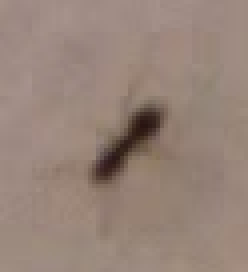
#> input picture gui/colleditor/test2.png, 62 x 68 px (shown 4 times larger)
$ python -i helper.py   (imports and definitions only)   (Python 2 division)
#> lines starting #> are read from the running program, lines starting #| are printed output that depends on the picture; after the words box and inside, x2 and y2 are one past the last pixel; in counts of white or black regions, pixels touching at a corner belong together
import cv2
import numpy as np
from sklearn.ensemble import RandomForestClassifier
from skimage.transform import pyramid_gaussian
import scipy.ndimage
import time


class Helper:
    def __init__(self, image, num=3, scale=2):
        self.pyramid = None
        self.images = None
        self.image = None
        self.edges = None
        self.shiftx = None
        self.shifty = None
        self.avg = None
        self.maxs = None
        self.mins = None
        self.diff = None
        self.bg = None
        self.gr = None
        self.rb = None
        self.h = None
        self.w = None
        self.num = num
        self.scale = scale

        # these arrays contain learning data from previous frames
        # after confirming selection on a frame, temporary data is copied here
        self.X = []  # X is a list of tuples, each tuple contains N properties of a pixel, eg (r, g, b)
        self.y = []  # y is a list of class ids, and contains class data for tuples in X respectively

        # these arrays are used to store learn data from current frame
        # they are recreated from scratch with every action
        # after confirming selection, it's copied to permanent storage (self.X and self.y)
        self.Xtmp = []
        self.ytmp = []

        self.rfc = None
        self.unused = [] # list of features that are currently ignored
        self.set_image(image)

    def set_image(self, image):
        """
        Sets a new image, computes all features on the new images and prepares to use it in classification.
        To preserve RFC training data from previous images, use "helper.update_xy()"
        :param image: new image
        :return: None
        """
        self.image = image  # original image
        self.h, self.w, c = self.image.shape

        # images are stored in lists with len corresponding to pyramid height
        # index 0 contains data obtained from largest image, all other indices contain data from scaled images
        #     but are expanded again to match original image size
        self.pyramid = self.make_pyramid()  # source image in all scales

        self.images = self.get_images()  # original images from pyramid, but expanded (result looks blurry)

        self.edges = self.get_edges()  # canny edge detector, rescaled to largest image

        self.shiftx = self.get_shift(shift_x=2, shift_y=0)  # diff from shifted images, rescaled
        self.shifty = self.get_shift(shift_x=0, shift_y=2)

        self.avg = self.get_avg()  # average value on each pixel, rescaled

        self.maxs, self.mins, self.diff = self.get_dif()

        self.bg = self.get_cdiff(0, 1)  # channel difs, rescaled
        self.gr = self.get_cdiff(1, 2)
        self.rb = self.get_cdiff(2, 0)

    # [163 lines left out: functions get_data, train, predict, train_raw_, get_features, update_xy and 1 more, not called in this run]

    def make_pyramid(self):
        """
        Creates an image pyramid from current image
        :return: pyramid
        """
        result = []
        layers = self.num
        for (i, resized) in enumerate(pyramid_gaussian(self.image, downscale=self.scale)):
            if layers <= 0:  # stop when all layers are ready
                break
            layers -= 1

            # images are created as RGB 0.0 - 1.0 floats and need to be converted to 0-255 np.uint8
            foo = resized * 255
            bar = foo.astype(np.uint8)
            result.append(bar)
        return result

    def get_images(self):
        """
        Creates a set of RGB images from the pyramid, and rescales them to their original
        Therefore, higher layers have worst quality and bigger "pixels"
        :return: rescaled images from pyramid
        """
        result = []
        for i in range(0, len(self.pyramid)):
            result.append(self.get_scaled(self.pyramid[i], i))
        return result

    def get_blur(self, blur=33):
        """
        Creates blurred images. They are kept in their original pyramid shape (not rescaled)
        :param blur: blur kernel (33 by default)
        :return: blurred pyramid
        """
        result = []
        for i in range(0, len(self.pyramid)):
            result.append(cv2.GaussianBlur(self.pyramid[i], (blur, blur), 0))
        return result

    def get_edges(self, param_1=0, param_2=37):
        """
        Finds edges on pyramid images
        :param param_1: Canny filter first parameter
        :param param_2: Canny filter second parameter
        :return: list of images with edges - rescaled to original shape
        """

        blur_image = self.get_blur()   # blurred images pyramid (different scales!)
        result = []
        # find edges on the blurred image
        for i in range(0, len(self.pyramid)):
            canny = cv2.Canny(blur_image[i], param_1, param_2)
            result.append(self.get_scaled(canny, i))
        return result

    def get_shift(self, shift_x=2, shift_y=2):
        """
        Shifts all images in the pyramid.
        :param shift_x: 2 by default
        :param shift_y: 2 by default
        :return: Shifted imaged, rescaled to original dimensions
        """
        result = []
        for i in range(0, len(self.pyramid)):
            shifted = get_shift_im(self.pyramid[i], shift_x=shift_x, shift_y=shift_y)
            result.append(self.get_scaled(shifted, i))
        return result

    # [60 lines left out: functions get_avg, get_dif, get_cdiff, not called in this run]

    def get_scaled(self, im, i):
        """
        Scales the image to its original size
        :param im: small image
        :param i: pyramid layer
        :return: scaled image
        """
        s = self.scale ** i
        if len(im.shape) == 2:
            # all images must have 3 dimensions to be scaled successfully
            w, h = im.shape
            im.shape = ((w, h, 1))
        im = np.asarray(im, dtype=np.uint8)
        return cv2.resize(im, (self.w, self.h))


def get_shift_im(im, shift_x=2, shift_y=2):
    """
    Shifts the one given image in the given direction
    :param im: source image
    :param shift_x: X-axis pixel shift (2 by default)
    :param shift_y: y-axis pixel shift (2 by default)
    :return: gray scale shifted image
    """
    w, h, c = im.shape

    # create shift matrix
    M = np.float32([[1, 0, shift_x], [0, 1, shift_y]])
    # apply shift matrix
    img2 = cv2.warpAffine(im, M, (h, w))
    img2 = cv2.cvtColor(img2, cv2.COLOR_BGR2GRAY)

    return img2


# [34 lines left out: functions find_unused_features, get_filtered_model, get_filtered_rfc, not called in this run]


# [2 lines not run here, left out]
    # image = cv2.imread("/home/dita/img_67.png")
    # scale_test(image)

>>> import cv2
>>> picture = cv2.imread('../colleditor/test2.png')
#> picture is the input picture: shape (68, 62, 3); mean B, G, R 121.2, 131.8, 151.7
>>> result = Helper(picture).get_avg()
#> the loop in make_pyramid, `for (i, resized) in enumerate(pyramid_gaussian(self.image, downscale=s..` made 4 passes
#> layers on passes 1 to 3: 2, 1, 0
#> after the loop in make_pyramid, `for (i, resized) in enumerate(pyramid_gaussian(self.image, downscale=s..`: layers = 0; result = 3 items
#> the loop in get_images, `for i in range(0, len(self.pyramid)):` made 3 passes
#> s in get_scaled on passes 1 to 3: 1, 2, 4
#> the loop in get_blur, `for i in range(0, len(self.pyramid)):` made 3 passes
#> the loop in get_edges, `for i in range(0, len(self.pyramid)):` made 3 passes
#> (s in get_scaled, w in get_scaled, h in get_scaled) on passes 1 to 3: (1, 68, 62), (2, 34, 31), (4, 17, 16)
#> pass 1, in get_edges, `canny = cv2.Canny(blur_image[i], param_1, param_2)`:
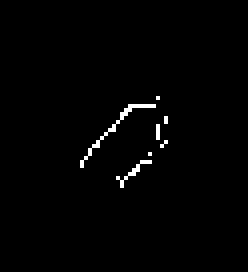
#> canny: shape (68, 62) (shown 4 times larger); 1.1% white in thin lines or dots, all inside (x1, y1, x2, y2) = (20, 24, 42, 47)
#> the loop in get_shift, `for i in range(0, len(self.pyramid)):` made 2 passes
#> (c in get_shift_im, M in get_shift_im, s in get_scaled) on pass 1: (3, [[1, 0, 2], [0, 1, 0]], 1)
#> (c in get_shift_im, M in get_shift_im) on pass 2: (2, [[1, 0, 2], [0, 1, 0]])
#> pass 1, in get_shift_im, `img2 = cv2.warpAffine(im, M, (h, w))`:
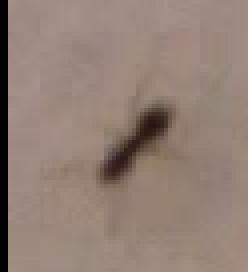
#> img2: shape (68, 62, 3) (shown 4 times larger); mean of channels 0, 1, 2 117, 127.3, 146.6; drawn as B, G, R
#> after the loop in get_shift, `for i in range(0, len(self.pyramid)):`: result = 1 item
#> (the run stopped early here; a loop or call above may not have finished)
